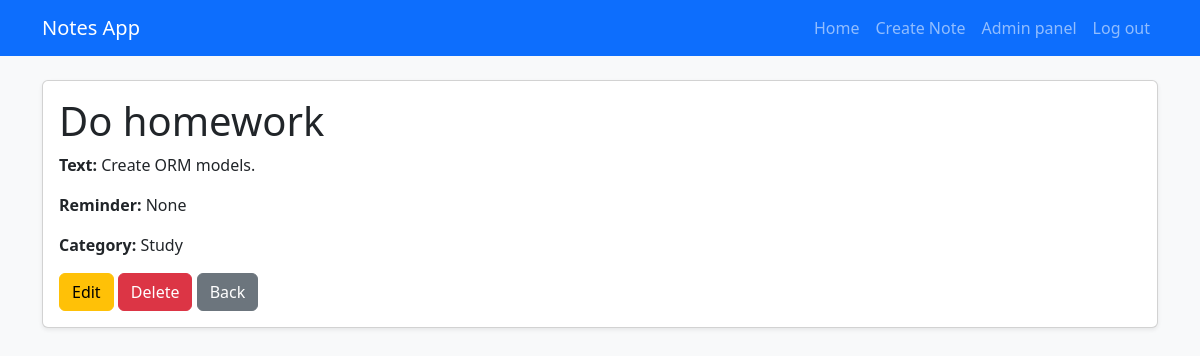
/1/ (signed in), run on the app's committed database.
### notes/models.py (models this page shows, shortened)
class Note(models.Model):
    title = models.CharField(max_length=200)
    text = models.TextField()
    reminder = models.DateTimeField(null=True, blank=True)
    category = models.ForeignKey(Category, on_delete=models.CASCADE)
    user = models.ForeignKey(User, on_delete=models.CASCADE, null=True, blank=True)

class Category(models.Model):
    title = models.CharField(max_length=100)

### notes/views.py (the view)
# urls.py: path('<int:pk>/', NoteDetailView.as_view(), name='note_detail'),
class NoteDetailView(DetailView):
    model = Note
    template_name = 'note_detail.html'
    context_object_name = 'note'

### notes/templates/note_detail.html (shortened to what this page needs)
{% extends 'base.html' %}
{% block content %}
<div class="card shadow-sm">
    <div class="card-body">
        <h1 class="card-title">{{ note.title }}</h1>
        <p><strong>Text:</strong> {{ note.text }}</p>
        <p><strong>Reminder:</strong> {{ note.reminder }}</p>
        <p><strong>Category:</strong> {{ note.category.title }}</p>
        {% if user.is_authenticated %}
            <a href="{% url 'note_edit' note.pk %}" class="btn btn-warning">Edit</a>
            <a href="{% url 'note_delete' note.pk %}" class="btn btn-danger">Delete</a>
        {% endif %}
        <a href="{% url 'notes_list' %}" class="btn btn-secondary">Back</a>
    </div>
</div>
{% endblock %}

### data on the page
Note: title "Do homework", text "Create ORM models.", reminder "None", category "Study"
